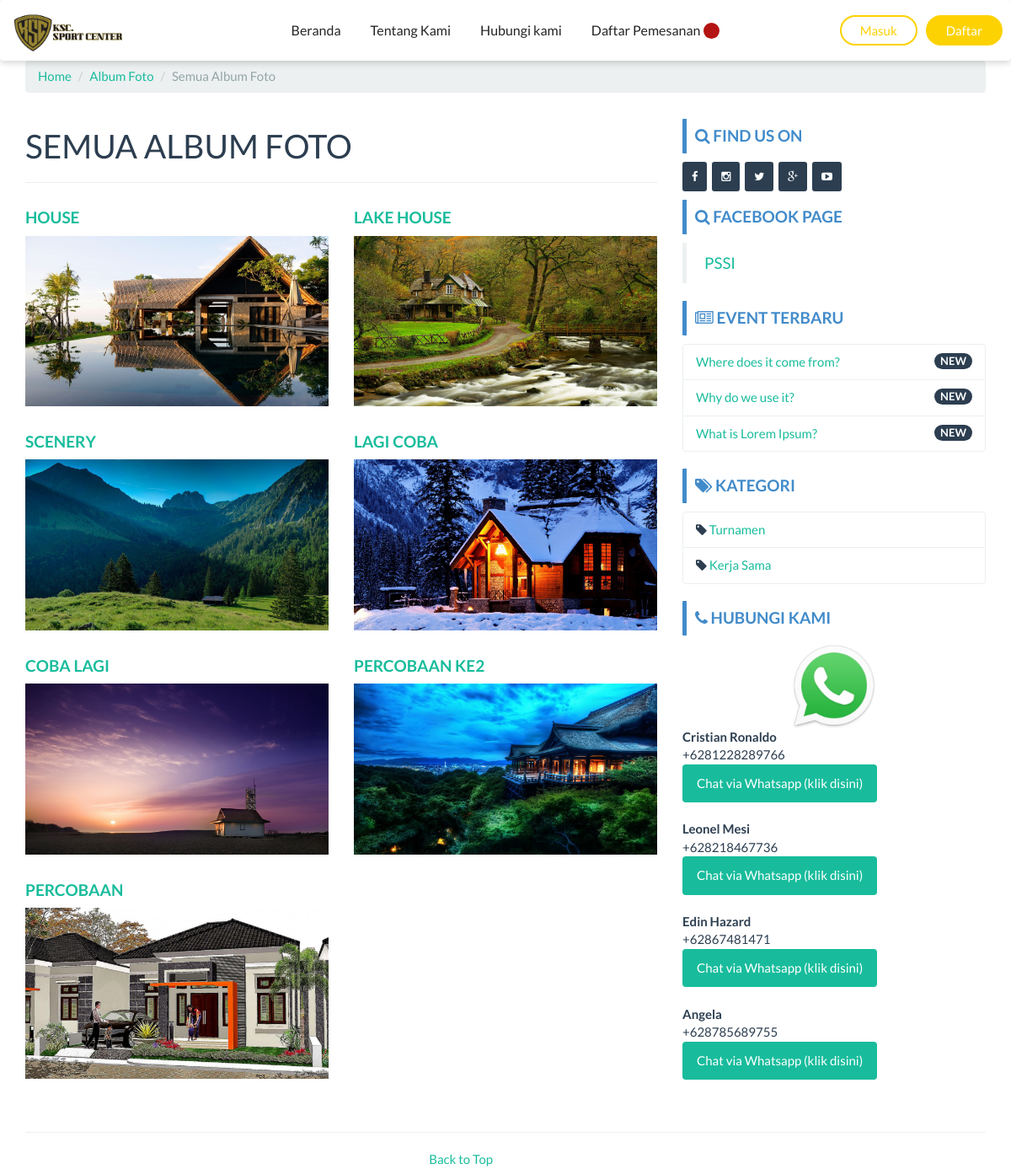
/index.php/gallery/album, run on the app's committed database.
### tables this page shows
CREATE TABLE `company` (
  `id_company` int(11) NOT NULL,
  `id_sycCom` int(11) DEFAULT NULL,
  `company_name` varchar(100) NOT NULL,
  `company_desc` text NOT NULL,
  `company_address` text NOT NULL,
  `company_maps` text NOT NULL,
  `company_phone` char(30) NOT NULL,
  `company_phone2` char(30) NOT NULL,
  `company_fax` char(30) NOT NULL,
  `company_email` char(30) NOT NULL,
  `foto` text NOT NULL,
  `foto_type` char(10) NOT NULL,
  `created` datetime NOT NULL DEFAULT current_timestamp(),
  `modified` datetime DEFAULT NULL,
  `created_by` char(50) NOT NULL,
  `modified_by` char(50) NOT NULL
);

CREATE TABLE `album` (
  `id_album` int(11) NOT NULL,
  `id_sycAlbum` int(11) DEFAULT NULL,
  `nama_album` char(50) NOT NULL,
  `slug_album` char(50) NOT NULL,
  `foto` text NOT NULL,
  `created_by` char(20) NOT NULL,
  `created_at` datetime NOT NULL DEFAULT current_timestamp(),
  `modified_by` char(20) DEFAULT NULL,
  `modified_at` datetime DEFAULT NULL ON UPDATE current_timestamp()
);

CREATE TABLE `event` (
  `id_event` int(11) NOT NULL,
  `id_sycEvent` int(11) DEFAULT NULL,
  `nama_event` varchar(100) NOT NULL,
  `slug_event` varchar(100) DEFAULT NULL,
  `deskripsi` text DEFAULT NULL,
  `kategori` int(11) DEFAULT NULL,
  `foto` text DEFAULT NULL,
  `foto_type` char(10) DEFAULT NULL,
  `created_at` datetime NOT NULL DEFAULT current_timestamp(),
  `created_by` char(50) NOT NULL,
  `modified_at` datetime DEFAULT NULL ON UPDATE current_timestamp(),
  `modified_by` char(50) NOT NULL
);

CREATE TABLE `kategori` (
  `id_kategori` int(11) NOT NULL,
  `nama_kategori` varchar(20) NOT NULL,
  `slug_kat` varchar(20) NOT NULL,
  `created_by` char(50) NOT NULL,
  `created_at` datetime NOT NULL DEFAULT current_timestamp(),
  `modified_by` char(50) NOT NULL,
  `modified_at` datetime DEFAULT NULL ON UPDATE current_timestamp()
);

CREATE TABLE `kontak` (
  `id_kontak` int(11) NOT NULL,
  `nama_kontak` char(50) NOT NULL,
  `nohp` char(50) NOT NULL,
  `created_by` char(50) NOT NULL,
  `created_at` datetime NOT NULL DEFAULT current_timestamp(),
  `modified_by` char(50) NOT NULL,
  `modified_at` datetime DEFAULT NULL ON UPDATE current_timestamp()
);

### application/controllers/Gallery.php (called while the page is built, shortened)
<?php
class Gallery extends CI_Controller {
	function __construct()
  {
		$this->load->helper('clean');
		$this->load->model('Album_model');
		$this->load->model('Company_model');
		$this->load->model('Event_model');
		$this->load->model('Foto_model');
		$this->load->model('Kategori_model');
		$this->load->model('Kontak_model');
		$this->data['company_data'] 			= $this->Company_model->get_by_company();
		$this->data['event_sidebar'] 			= $this->Event_model->get_all_sidebar();
		$this->data['kategori_sidebar'] 	= $this->Kategori_model->get_all();
		$this->data['kontak_sidebar'] 		= $this->Kontak_model->get_all();
  }
	public function album()
	{
    $this->data['title'] = "Semua Album Foto";
    $this->load->library('pagination');
    $config['per_page'] = 12;
    $dari = $this->uri->segment('4');
    $this->data['album_all'] = $this->Album_model->get_all_arsip($config['per_page'],$dari);
    $this->load->view('front/album/body', $this->data);
	}
}

### index.php (called while the page is built, shortened)
<?php
require_once BASEPATH.'core/CodeIgniter.php';

### application/models/Company_model.php (called while the page is built, shortened)
<?php  if ( ! defined('BASEPATH')) exit('No direct script access allowed');
class Company_model extends CI_Model
{
  public $table = 'company';
  function get_by_company()
  {
    $this->db->where('id_company', '1');
    return $this->db->get($this->table)->row();
  }
}

### application/models/Album_model.php (called while the page is built, shortened)
<?php  if ( ! defined('BASEPATH')) exit('No direct script access allowed');
class Album_model extends CI_Model
{
  public $table = 'album';
  public $id    = 'id_album';
  function get_all_arsip($per_page,$dari)
  {
    $this->db->order_by($this->id, 'DESC');
    $query = $this->db->get($this->table,$per_page,$dari);
    return $query->result();
  }
}

### application/models/Event_model.php (called while the page is built, shortened)
<?php  if ( ! defined('BASEPATH')) exit('No direct script access allowed');
class Event_model extends CI_Model
{
  public $table = 'event';
  public $id    = 'id_event';
  public $order = 'DESC';
  function get_all_sidebar()
  {
    $this->db->limit(3);
    $this->db->order_by($this->id, $this->order);
    return $this->db->get($this->table)->result();
  }
}

### application/models/Kategori_model.php (called while the page is built, shortened)
<?php  if ( ! defined('BASEPATH')) exit('No direct script access allowed');
class Kategori_model extends CI_Model
{
  public $table = 'kategori';
  function get_all()
  {
    return $this->db->get($this->table)->result();
  }
}

### application/models/Kontak_model.php (called while the page is built, shortened)
<?php  if ( ! defined('BASEPATH')) exit('No direct script access allowed');
class Kontak_model extends CI_Model
{
  public $table = 'kontak';
  function get_all()
  {
    return $this->db->get($this->table)->result();
  }
}

### application/views/front/album/body.php (the view, shortened to what this page needs)
<?php $this->load->view('front/header'); ?>
<?php $this->load->view('front/navbar'); ?>
<div class="container">
	<ol class="breadcrumb">
		<li><a href="<?php echo base_url() ?>">Home</a></li>
		<li><a href="<?php echo base_url('gallery/album') ?>">Album Foto</a></li>
		<li class="active"><?php echo $title ?></li>
	</ol>
	<div class="row">
		<div class="col-md-8"><h1><?php echo strtoupper($title) ?></h1><hr>
			<div class="row">
				<?php foreach($album_all as $album){ ?>
					<div class="col-lg-6">
						<h4><a href="#"><?php echo $album->nama_album ?></a></h4>
						<a href="<?php echo base_url("gallery/read/$album->slug_album") ?>">
							<?php
							if(empty($album->foto)) {echo "<img class='img-responsive' src='".base_url()."assets/images/no_image_thumb.png'>";}
							else { echo " <img class='img-responsive' src='".base_url()."assets/images/album/".$album->foto."'> ";}
							?>
						</a><br>
					</div>
				<?php } ?>
			</div>
		</div>
		<?php $this->load->view('front/sidebar'); ?>
	</div>
</div>
<?php $this->load->view('front/footer'); ?>

### application/views/front/header.php (shortened to what this page needs)
<!DOCTYPE html>
<html lang="en">
  <head>
    <link href="<?php echo base_url()?>assets/template/frontend/css/core.css" rel="stylesheet" type="text/css" />
    <link href="<?php echo base_url()?>assets/template/frontend/css/custom.css" rel="stylesheet">
    <link href="<?php echo base_url()?>assets/plugins/font-awesome/css/font-awesome.min.css" rel="stylesheet" type="text/css" />
  </head>

### application/views/front/navbar.php (shortened to what this page needs)
<div class="navbar">
    <div class="navbar-layout">
        <div class="logo">
            <a href="<?php echo base_url() ?>">
                <img src="<?php echo base_url('assets/images/company/').$company_data->foto.$company_data->foto_type ?>" alt="<?php echo $company_data->company_name ?>" width="100px">
            </a>
        </div>
        <div class="navbar-menu" id="navbarMenu">
            <ul>
                <li><a href="<?php echo base_url() ?>">Beranda</a></li>
                <li><a href="<?php echo base_url('about') ?>">Tentang Kami</a></li>
                <li><a href="<?php echo base_url('contact') ?>">Hubungi kami</a></li>
                <li class="dekstop-cart"><a id="showCartBtn" type="button" onClick="showModalNew();">Daftar Pemesanan</a> <span id="show-count"></span></li>
            </ul>
        </div>
        <div class="navbar-button">
            <?php if($this->session->userdata('usertype') != NULL){ ?>
            <ul>
              <li class="dropdown">
                <a href="#" class="dropdown-toggle" data-toggle="dropdown" role="button" aria-haspopup="true" aria-expanded="false"><button>Hi, <?php echo $this->session->userdata('username') ?> <span class="caret"></span></button></a>
                <ul class="dropdown-menu">
                  <li><a href="<?php echo base_url('cart/history') ?>">Riwayat Booking</a></li>
                  <li><a href="<?php echo base_url('auth/edit_profil/').$this->session->userdata('user_id') ?>">Edit Profil</a></li>
                  <li><a href="<?php echo base_url('auth/profil') ?>">Profil Saya</a></li>
                  <li><a href="<?php echo base_url('auth/membership') ?>">Membership</a></li>
                  <li role="separator" class="divider"></li>
                  <li><a href="<?php echo base_url('auth/logout') ?>">Logout</a></li>
                </ul>
              </li>
            </ul>
            <?php }else{ ?>
            <a href="<?php echo base_url('auth/login') ?>"><button>Masuk</button></a>
            <a href="<?php echo base_url('auth/register') ?>"><button>Daftar</button></a>
            <?php } ?>
        </div>
    </div>
</div>

### application/views/front/sidebar.php
<div class="col-md-4">
  <?php $this->load->view('front/modul/mod_sosmed'); ?>
  <?php $this->load->view('front/modul/mod_facebook'); ?>
  <?php $this->load->view('front/modul/mod_event'); ?>
	<?php $this->load->view('front/modul/mod_kategori'); ?>
  <?php $this->load->view('front/modul/mod_cs'); ?>
</div>

### application/views/front/modul/mod_sosmed.php
<div class="bs-callout bs-callout-primary"><h4><i class="fa fa-search"></i> Find Us On</h4></div>
<div class="input-group">
  <button type="button" class="btn btn-sm btn-primary"><i class="fa fa-facebook"></i></button>&nbsp
  <button type="button" class="btn btn-sm btn-primary"><i class="fa fa-instagram"></i></button>&nbsp
  <button type="button" class="btn btn-sm btn-primary"><i class="fa fa-twitter"></i></button>&nbsp
  <button type="button" class="btn btn-sm btn-primary"><i class="fa fa-google-plus"></i></button>&nbsp
  <button type="button" class="btn btn-sm btn-primary"><i class="fa fa-youtube-play"></i></button>&nbsp
</div>

### application/views/front/modul/mod_facebook.php (shortened to what this page needs)
<div class="bs-callout bs-callout-primary">
  <h4><i class="fa fa-search"></i> Facebook Page</h4>
</div>
<div class="fb-page" data-href="https://www.facebook.com/pssi" data-tabs="timeline" data-width="" data-height="" data-small-header="false" data-adapt-container-width="true" data-hide-cover="false" data-show-facepile="true">
  <blockquote cite="https://www.facebook.com/pssi" class="fb-xfbml-parse-ignore"><a href="https://www.facebook.com/pssi">PSSI</a></blockquote>
</div>

### application/views/front/modul/mod_event.php
<div class="bs-callout bs-callout-primary mt-3">
  <h4><i class="fa fa-newspaper-o"></i> Event Terbaru</h4>
</div>
<ul class="list-group">
  <?php
  foreach ($event_sidebar as $event_sidebar) {
  ?>
    <li class="list-group-item">
      <span class="badge">NEW</span>
      <?php echo anchor('event/read/' . $event_sidebar->slug_event . '', '' . $event_sidebar->nama_event . '') ?>
    </li>
  <?php } ?>
</ul>

### application/views/front/modul/mod_kategori.php (shortened to what this page needs)
<div class="bs-callout bs-callout-primary"><h4><i class="fa fa-tags"></i> Kategori</h4></div>
<ul class="list-group">
  <?php
  foreach ($kategori_sidebar as $kategori_sidebar)
  {
  ?>
  <li class="list-group-item">
    <i class="fa fa-tag"></i> <?php echo anchor('event/kategori/'.$kategori_sidebar->slug_kat.'',''.$kategori_sidebar->nama_kategori.'') ?>
  </li>
  <?php } ?>
</ul>

### application/views/front/modul/mod_cs.php
<div class="bs-callout bs-callout-primary"><h4><i class="fa fa-phone"></i> Hubungi Kami</h4></div>
<ul class="list-group">
  <div align="center"><img src="<?php echo base_url('assets/images/wa.jpg') ?>" width="100px"></div>
  <?php foreach($kontak_sidebar as $kontak){?>
    <b><?php echo $kontak->nama_kontak ?></b><br>
    +<?php echo $kontak->nohp ?><br>
    <a href="https://api.whatsapp.com/send?phone=+<?php echo $kontak->nohp ?>&text=Hi%20Gan,%20Saya%20mau%20booking%20lapangan">
      <button class="btn btn-success" type="submit" name="button">Chat via Whatsapp (klik disini)</button>
    </a><br><br>
  <?php } ?>
</ul>

### application/views/front/footer.php
<footer>
  <div class="container">
    <div class="row">
      <div class="col-lg-12">
        <hr>
      </div>
    </div>
  </div>
  <div class="container">
    <div class="row">
      <div class="col-xs-6" align="right"><a href="#top">Back to Top</a></div>
    </div>
  </div>
</footer>
</body>
</html>

### assets/template/frontend/css/custom.css (style rules this page uses)
h4 { font-weight: bold; text-transform: uppercase; }
.bs-callout { padding: 10px; margin-top: 10px; margin-bottom: 10px; border: 0px solid #eee; border-left-width: 5px; border-radius: 1px; }
.bs-callout h4 { margin-top: 0; margin-bottom: 0px; }
.bs-callout-primary { border-left-color: #428bca; }
.bs-callout-primary h4 { color: #428bca; }
a:hover, a:visited, a:link, a:active { text-decoration: none; }

### application/views/front/navbar.php (style rules this page uses)
* { padding:0; margin:0; box-sizing:border-box; }
.navbar { width:100%; background-color:white; z-index:5; margin-bottom:0; box-shadow: 0px 2px 9px 0px rgba(0, 0, 0, 0.19); position:relative; top:0; left:0; }
.navbar-layout { width:1180px; margin:auto; display:grid; padding:7px 0; grid-template-columns:20% 60% 20%; align-items:center; }
.navbar-menu ul { display:flex; justify-content:center; gap:35px; align-items:center; margin-bottom:0; }
.navbar-menu ul li { list-style:none; }
.navbar-menu ul li a { text-decoration:none; color:#252525; font-size:16px; font-weight:500; }
.logo { position:relative; }
.logo img { width:135px; }
.navbar-button { display:flex; justify-content:flex-end; gap:10px; margin-top:0; }
.navbar-button button { padding:6px 22px; padding-bottom:5px; border-radius:100px; transition:.2s all; }
.navbar-button a:nth-child(1) button { background:transparent; border:2px solid #FDD202; font-size:15px; color:#FDD202; }
.navbar-button a:nth-child(2) button { background:#FDD202; border:2px solid #FDD202; font-size:15px; color:white; }
.dekstop-cart { display:flex; align-items:center; gap:4px; }
.dekstop-cart span { width:19px; height:19px; border-radius:100px; background-color:#B31312; color:white; font-size:10px; display:flex; align-items:center; justify-content:center; }

### data on the page
company: foto+foto_type (picture)
album: nama_album "HOUSE", foto (picture)
album: nama_album "LAKE HOUSE", foto (picture)
album: nama_album "SCENERY", foto (picture)
album: nama_album "LAGI COBA", foto (picture)
album: nama_album "COBA LAGI", foto (picture)
album: nama_album "PERCOBAAN KE2", foto (picture)
album: nama_album "PERCOBAAN", foto (picture)
event: slug_event+nama_event "Where does it come from?"
event: slug_event+nama_event "Why do we use it?"
event: slug_event+nama_event "What is Lorem Ipsum?"
kategori: slug_kat+nama_kategori "Turnamen"
kategori: slug_kat+nama_kategori "Kerja Sama"
kontak: nama_kontak "Cristian Ronaldo", nohp "6281228289766"
kontak: nama_kontak "Leonel Mesi", nohp "628218467736"
kontak: nama_kontak "Edin Hazard", nohp "62867481471"
kontak: nama_kontak "Angela", nohp "628785689755"

### other printed values
$title "Semua Album Foto"
$title "SEMUA ALBUM FOTO"
